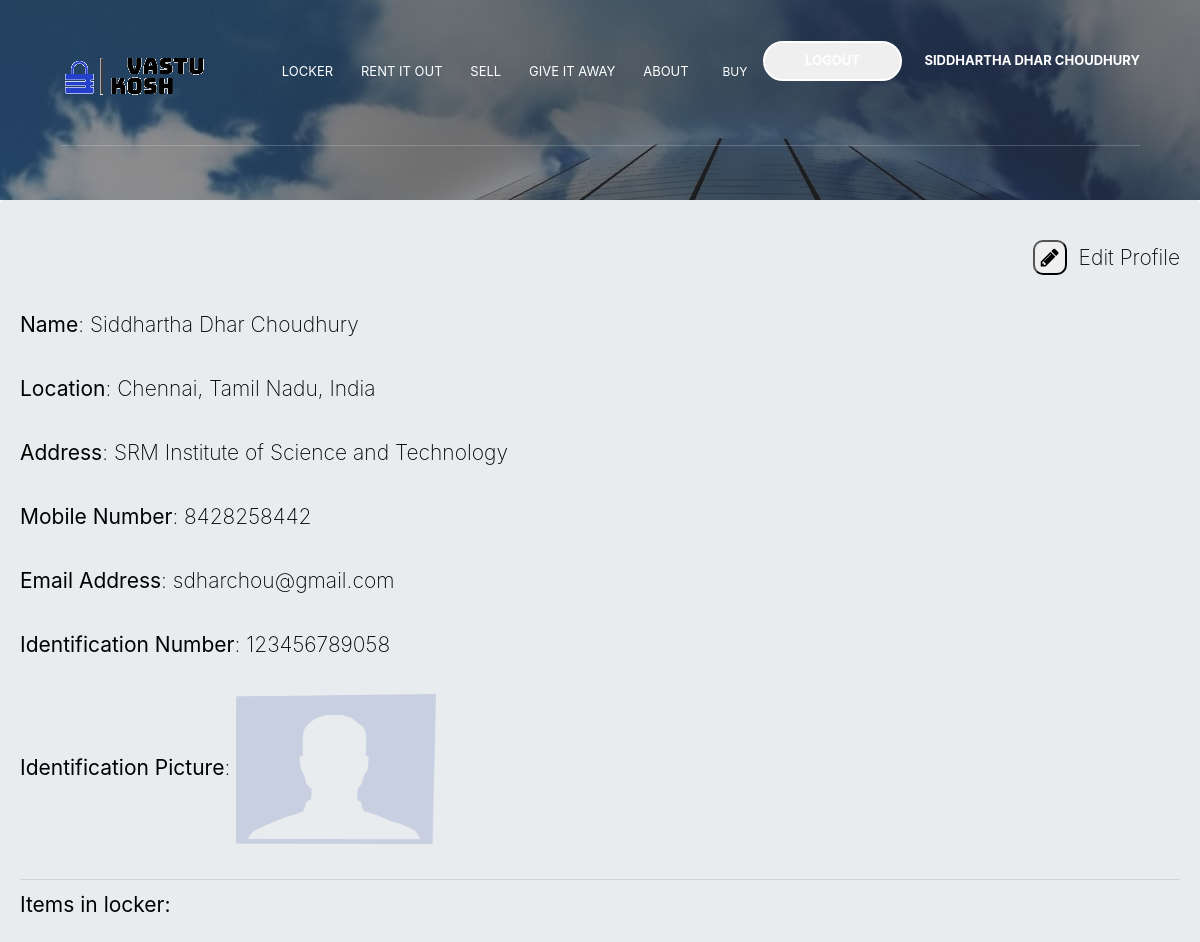
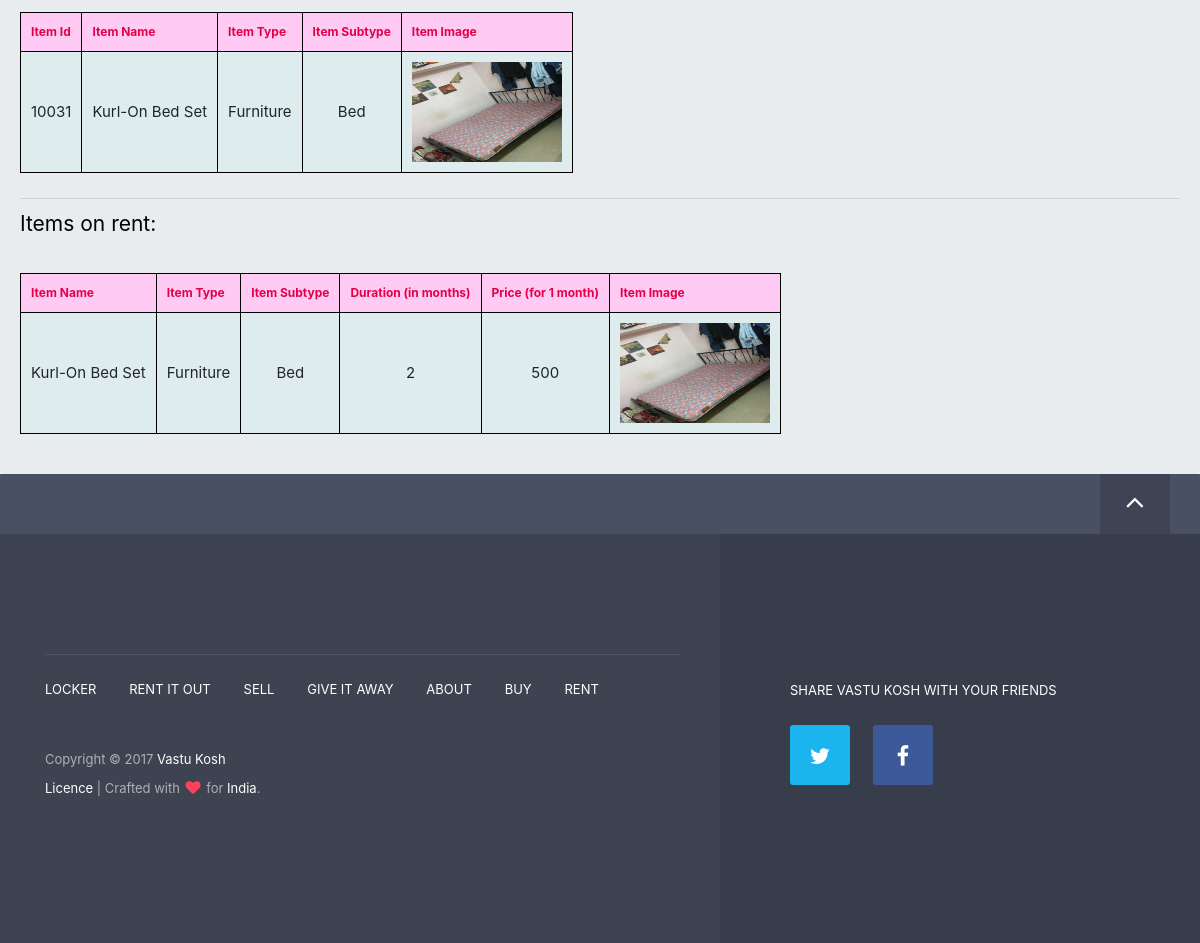
The app's page /profile.php (signed in) with its own data (2 pictures, top to bottom).
### tables this page shows
CREATE TABLE `users` (
  `id` int(11) NOT NULL,
  `name` text NOT NULL,
  `location` text NOT NULL,
  `address` text NOT NULL,
  `mobile` varchar(10) NOT NULL,
  `email` text NOT NULL,
  `password` text NOT NULL,
  `idno` varchar(15) NOT NULL,
  `idpic` text NOT NULL,
  `status` int(11) NOT NULL
);

CREATE TABLE `items` (
  `iid` int(11) NOT NULL,
  `id` int(11) NOT NULL,
  `cname` text NOT NULL,
  `iname` text NOT NULL,
  `itype` text NOT NULL,
  `isubtype` text NOT NULL,
  `iimage` text NOT NULL,
  `duration` int(11) NOT NULL,
  `status` int(11) NOT NULL,
  `rent` int(11) NOT NULL,
  `sell` int(11) NOT NULL,
  `price` float NOT NULL
);

### profile.php (the view, shortened to what this page needs)
<?php
    $link = mysqli_connect("shareddb1e.hosting.stackcp.net","vastukosh-32331f64","password98@","vastukosh-32331f64");
    $query = "SELECT * FROM `users` WHERE name= '".mysqli_real_escape_string($link, $_SESSION['name'])."' AND mobile='".
    mysqli_real_escape_string($link, $_SESSION['mobile'])."'";
    $result = mysqli_query($link, $query);
    $row = mysqli_fetch_array($result);
    if($_SESSION['name']!=''){
        $query = "SELECT * FROM `users` WHERE name='".mysqli_real_escape_string($link, $_SESSION['name'])."' AND mobile='".
        mysqli_real_escape_string($link, $_SESSION['mobile'])."'";
        $result = mysqli_query($link, $query);
        $row = mysqli_fetch_assoc($result);
    }
?>
<!doctype html>
 <html class="no-js" lang="">
<head>
    <link rel="stylesheet" href="css/normalize.min.css">
    <link rel="stylesheet" href="css/bootstrap.min.css">
    <link rel="stylesheet" href="css/jquery.fancybox.css">
    <link rel="stylesheet" href="css/flexslider.css">
    <link rel="stylesheet" href="css/styles.css">
    <link rel="stylesheet" href="css/queries.css">
    <link rel="stylesheet" href="css/etline-font.css">
    <link rel="stylesheet" href="bower_components/animate.css/animate.min.css">
    <link rel="stylesheet" href="http://maxcdn.bootstrapcdn.com/font-awesome/4.3.0/css/font-awesome.min.css">
    <link rel="stylesheet" href="https://maxcdn.bootstrapcdn.com/bootstrap/4.0.0-alpha.6/css/bootstrap.min.css">
    <link rel="stylesheet" href="https://cdnjs.cloudflare.com/ajax/libs/sweetalert/1.1.3/sweetalert.min.css">
</head>
<body id="top">
    <section class="cont" style="min-height: 200px; background-image: url('img/hero.jpg');">
        <section class="navigation">
            <header>
                <div class="header-content">
                    <div class="logo"><a href="index.php"><img src="img/sedna-logo.png" alt="Sedna logo"></a></div>
                    <div class="header-nav">
                        <nav>
                            <form method="post">
                            <ul class="primary-nav">
                                <li><a href="index.php#locker">Locker</a></li>
                                <li><a href="index.php#rent_it_out">Rent It Out</a></li>
                                <li><a href="index.php#sell">Sell</a></li>
                                <li><a href="index.php#give_it_away">Give It Away</a></li>
                                <li><a href="index.php#about">About</a></li>
                                <li><button class="nav-but" name="buy"><span class="but-text-nav">BUY</span></button></li>
                                <li><button class="nav-but" name="rent"><span class="but-text-nav">RENT</span></button></li>
                            </ul>
                            </form>
                            <ul class="member-actions">
                                <form method="post">
                                <li style="color: white; font-weight: bold;"><a href=""><?php if(isset($_SESSION['name'])) {echo "<button name='logout' class='btn-white btn-small'>LOGOUT</button>";} ?></a></li>
                                <li style="color: white; font-weight: bold;"><a href="profile.php"><?php if(isset($_SESSION['name'])) {echo $_SESSION['name'];} ?></a></li>
                                </form>
                            </ul>
                        </nav>
                    </div>
                </div>
            </header>
        </section>
    </section>
    <div class="jumbotron" style="margin-bottom: 0;">
        <form method="post">
        <?php
            if(isset($row)) {
                echo "<p class='user' style='text-align: right;'><button class='edit' name='edit'><i class='fa fa-pencil'></i></button>&nbsp;&nbsp;Edit Profile</p>";
                echo "<p class='user'><strong>Name</strong>: ".$row['name']."</p>";
                echo "<p class='user'><strong>Location</strong>: ".$row['location']."</p>";
                echo "<p class='user'><strong>Address</strong>: ".$row['address']."</p>";
                echo "<p class='user'><strong>Mobile Number</strong>: ".$row['mobile']."</p>";
                echo "<p class='user'><strong>Email Address</strong>: ".$row['email']."</p>";
                echo "<p class='user'><strong>Identification Number</strong>: ".$row['idno']."</p>";
                echo "<p class='user'><strong>Identification Picture</strong>: ";
                $query = "SELECT * FROM `users` WHERE id='".$row['id']."'";
                $result = mysqli_query($link, $query);
                echo '<img src="img/id/'.$row['idpic'].'" width="200" height="150" alt="No Image">';
            }
        ?>
        <?php
            $query = "SELECT * FROM `items` WHERE cname='".mysqli_real_escape_string($link, $_SESSION['name'])."' AND id='".
            mysqli_real_escape_string($link, $row['id'])."'";
            $result = mysqli_query($link, $query);
            if(mysqli_num_rows($result)>0) {
                echo "<hr><p class='user'><strong>Items in locker:</strong></p>";
                echo "<table><thead><tr><th>Item Id</th><th>Item Name</th><th>Item Type</th><th>
                Item Subtype</th><th>Item Image</th></tr></thead><tbody>";
                while($row1 = mysqli_fetch_assoc($result)) {
                    echo "<tr><td class='tdata'>".$row1['iid']."</td><td class='tdata'>".$row1['iname']."</td><td class='tdata'>".$row1['itype']."</td><td class='tdata'>".
                    $row1['isubtype']."</td><td class='tdata'>";
                    echo '<img src="img/items/' . $row1['iimage'] . '" width="150" height="100" alt="No Image">';
                    echo "</td></tr>";
                }
                echo "</tbody></table><br>";
            }
        ?>
        <?php
            $query = "SELECT * FROM `items` WHERE cname='".mysqli_real_escape_string($link, $_SESSION['name'])."' AND id='".
            mysqli_real_escape_string($link, $row['id'])."' AND `rent` = 1";
            $result = mysqli_query($link, $query);
            if(mysqli_num_rows($result)>0) {
                echo "<hr><p class='user'><strong>Items on rent:</strong></p>";
                echo "<table><thead><tr><th>Item Name</th><th>Item Type</th><th>
                Item Subtype</th><th>Duration (in months)</th><th>Price (for 1 month)</th><th>Item Image</th></tr></thead><tbody>";
                while($row1 = mysqli_fetch_assoc($result)) {
                    echo "<tr><td class='tdata'>".$row1['iname']."</td><td class='tdata'>".$row1['itype']."</td><td class='tdata'>".$row1['isubtype'].
                    "</td>";
                    echo "<td class='tdata'>".$row1['duration']."</td><td class='tdata'>";
                    echo $row1['price']."</td><td class='tdata'>";
                    echo '<img src="img/items/' . $row1['iimage'] . '" width="150" height="100" alt="No Image">';
                    echo "</td></tr>";
                }
                echo "</tbody></table>";
            }
        ?>
        </form>
    </div>
    <section class="to-top">
        <div class="container">
            <div class="row">
                <div class="to-top-wrap">
                    <a href="#top" class="top"><i class="fa fa-angle-up"></i></a>
                </div>
            </div>
        </div>
    </section>
    <footer>
        <div class="container">
            <div class="row">
                <div class="col-md-7">
                    <div class="footer-links">
                        <ul class="footer-group">
                            <li><a href="index.php#locker">Locker</a></li>
                            <li><a href="index.php#rent_it_out">Rent It Out</a></li>
                            <li><a href="index.php#sell">Sell</a></li>
                            <li><a href="index.php#give_it_away">Give It Away</a></li>
                            <li><a href="index.php#about">About</a></li>
                            <li><a href="#">Buy</a></li>
                            <li><a href="rent_page.php">Rent</a></li>
                        </ul>
                        <p>Copyright &copy; 2017 <a href="#">Vastu Kosh</a><br>
                        <a href="">Licence</a> | Crafted with <span class="fa fa-heart pulse2"></span> for <a href="https://tympanus.net/codrops/">India</a>.</p>
                    </div>
                </div>
                <div class="social-share">
                    <p>Share Vastu Kosh with your friends</p>
                    <a href="#" class="twitter-share"><i class="fa fa-twitter"></i></a> <a href="#" class="facebook-share"><i class="fa fa-facebook"></i></a>
                </div>
            </div>
        </div>
    </footer>
</body>
</html>

### css/styles.css (style rules this page uses)
p { font-size: 15px; line-height: 29px; color: rgba(28, 54, 83, 0.6); padding-bottom: 20px; }
.btn-white { font-size: 13px; border: solid 2px; border-radius: 40px; display: inline-block; border-color: #fff; }
.btn-small { padding: 8px 40px; }
a { color: #FF5274; -webkit-transition-timing-function: ease; transition-timing-function: ease; -webkit-transition-duration: 200ms; transition-duration: 200ms; -webkit-transition-property: color, border-color, background-color; transition-property: color, border-color, background-color; }
body { font-family: "Open Sans", sans-serif; font-weight: 300; color: rgba(28, 54, 83, 0.6); -webkit-text-size-adjust: 100%; }
ul, ol { margin: 0; padding: 0; }
ul li { list-style: none; }
.pulse2 { -webkit-animation-name: pulse2; animation-name: pulse2; -webkit-animation-duration: 1s; animation-duration: 1s; -webkit-animation-iteration-count: infinite; animation-iteration-count: infinite; -webkit-animation-timing-function: linear; animation-timing-function: linear; }
.navigation { -webkit-transition: all 300ms ease-in-out; transition: all 300ms ease-in-out; position: fixed; width: 100%; z-index: 999; }
header { padding: 50px 0; border-bottom: solid 1px rgba(255, 255, 255, 0.2); position: relative; width: 1170px; margin: 0 auto; -webkit-transition: padding 300ms ease-in-out; transition: padding 300ms ease-in-out; }
header a { color: #fff; text-transform: uppercase; font-size: 13px; }
header .logo { display: inline-block; }
header ul.primary-nav { margin: 0 0 0 75px; padding: 0; }
header ul.primary-nav li { display: inline; }
header ul.primary-nav li a { color: #fff; padding-right: 25px; }
header ul.member-actions li { display: inline; }
header ul.member-actions li a { color: #fff; }
header .header-nav { display: inline-block; }
header .member-actions { position: absolute; right: 0; top: 41px; -webkit-transition: all 300ms ease-in-out; transition: all 300ms ease-in-out; }
.to-top { height: 60px; background-color: #495061; }
.to-top .to-top-wrap { height: 60px; width: 70px; position: absolute; right: 0; text-align: center; }
.to-top .to-top-wrap a { display: block; width: 100%; height: 100%; color: #fff; background-color: rgba(0, 0, 0, 0.15); }
.to-top .to-top-wrap i { font-size: 30px; line-height: 55px; }
.to-top .row { position: relative; }
footer { background-color: #3D4351; position: relative; }
footer p { color: #ACB1B4; font-size: 13px; }
footer a { color: #fff; }
footer ul.footer-group { border-top: solid 1px #4E566C; padding-top: 25px; margin-bottom: 45px; }
footer ul.footer-group li { display: inline-block; }
footer ul.footer-group li a { font-size: 13px; text-transform: uppercase; }
footer ul.footer-group li { margin-right: 30px; }
footer ul.footer-group li:last-child { margin-right: 0; }
footer span.fa-heart { color: #ff415c; font-size: 15px; margin: 0 2px; }
footer .social-share { position: absolute; background-color: #373D4A; right: 0; width: 40%; height: 100%; padding: 142px 0 0 70px; }
footer .social-share p { color: #fff; text-transform: uppercase; padding-bottom: 10px; }
footer .social-share a.twitter-share { height: 60px; width: 60px; background-color: #1AB4EF; border-radius: 3px; font-size: 22px; display: inline-block; text-align: center; margin-right: 20px; }
footer .social-share a.facebook-share { height: 60px; width: 60px; background-color: #3B5898; border-radius: 3px; font-size: 22px; display: inline-block; text-align: center; }
footer .social-share a { color: #fff; }
footer .social-share a i { margin-top: 20px; }
footer .footer-links { margin: 120px 0 120px 0; }

### css/queries.css (style rules this page uses)
@media screen and (max-width:1200px) { header { width: 90%; margin: 0 auto; } }

### profile.php (style rules this page uses)
.user { color: black; }
table, th, td { border: 1px solid black; }
th, td { padding: 10px; }
th { font-size: 120%; }
.tdata { font-size: 150%; text-align: center; }
.edit { border-top-left-radius: 10px; border-top-right-radius: 10px; border-bottom-left-radius: 10px; border-bottom-right-radius: 10px; }
th { color: #E40046; }
table { background-color: #DEECED; }
th { background-color: #FFCBF5; }
.nav-but { border: none; background-color: Transparent; }
.but-text-nav { color: white; font-size: 120%; padding-right: 20px; }

### records on screen
users: name "Siddhartha Dhar Choudhury", location "Chennai, Tamil Nadu, India", address "SRM Institute of Science and Technology", mobile "8428258442", email "sdharchou@gmail.com", idno "123456789058", idpic (picture)
items: iid "10031", iname "Kurl-On Bed Set", itype "Furniture", isubtype "Bed", iimage (picture), duration "2", price "500"

### other values on screen
$_SESSION['name'] "SIDDHARTHA DHAR CHOUDHURY"
